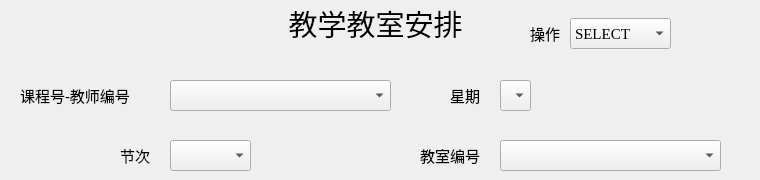
    <widget class="QWidget" name="page_ttr">
     <widget class="QLabel" name="label_ttrdayno">
      <property name="geometry">
       <rect>
        <x>450</x>
        <y>80</y>
        <width>51</width>
        <height>31</height>
       </rect>
      </property>
      <property name="font">
       <font>
        <family>Microsoft YaHei UI</family>
        <pointsize>11</pointsize>
       </font>
      </property>
      <property name="text">
       <string>星期</string>
      </property>
     </widget>
     <widget class="QComboBox" name="comboBox_ttr">
      <property name="geometry">
       <rect>
        <x>570</x>
        <y>18</y>
        <width>101</width>
        <height>31</height>
       </rect>
      </property>
      <property name="font">
       <font>
        <family>Times New Roman</family>
        <pointsize>11</pointsize>
       </font>
      </property>
      <item>
       <property name="text">
        <string>SELECT</string>
       </property>
      </item>
      <item>
       <property name="text">
        <string>INSERT</string>
       </property>
      </item>
      <item>
       <property name="text">
        <string>DELETE</string>
       </property>
      </item>
     </widget>
     <widget class="QLabel" name="label_ttrrid">
      <property name="geometry">
       <rect>
        <x>420</x>
        <y>140</y>
        <width>71</width>
        <height>31</height>
       </rect>
      </property>
      <property name="font">
       <font>
        <family>Microsoft YaHei UI</family>
        <pointsize>11</pointsize>
       </font>
      </property>
      <property name="text">
       <string>教室编号</string>
      </property>
     </widget>
     <widget class="QLabel" name="label_ttr_combo">
      <property name="geometry">
       <rect>
        <x>530</x>
        <y>23</y>
        <width>41</width>
        <height>21</height>
       </rect>
      </property>
      <property name="font">
       <font>
        <family>Microsoft YaHei UI</family>
        <pointsize>11</pointsize>
       </font>
      </property>
      <property name="text">
       <string>操作</string>
      </property>
     </widget>
     <widget class="QComboBox" name="comboBox_ttr_cidtid">
      <property name="geometry">
       <rect>
        <x>170</x>
        <y>80</y>
        <width>221</width>
        <height>31</height>
       </rect>
      </property>
      <property name="font">
       <font>
        <family>Times New Roman</family>
        <pointsize>11</pointsize>
       </font>
      </property>
     </widget>
     <widget class="QLabel" name="label_ttr">
      <property name="geometry">
       <rect>
        <x>0</x>
        <y>3</y>
        <width>751</width>
        <height>41</height>
       </rect>
      </property>
      <property name="font">
       <font>
        <family>Microsoft YaHei UI</family>
        <pointsize>22</pointsize>
        <weight>50</weight>
        <bold>false</bold>
       </font>
      </property>
      <property name="text">
       <string>教学教室安排</string>
      </property>
      <property name="alignment">
       <set>Qt::AlignCenter</set>
      </property>
     </widget>
     <widget class="QLabel" name="label_ttr_cidtid">
      <property name="geometry">
       <rect>
        <x>20</x>
        <y>80</y>
        <width>141</width>
        <height>31</height>
       </rect>
      </property>
      <property name="font">
       <font>
        <family>Microsoft YaHei UI</family>
        <pointsize>11</pointsize>
       </font>
      </property>
      <property name="text">
       <string>课程号-教师编号</string>
      </property>
     </widget>
     <widget class="QComboBox" name="comboBox_ttrdayno">
      <property name="geometry">
       <rect>
        <x>500</x>
        <y>80</y>
        <width>31</width>
        <height>31</height>
       </rect>
      </property>
      <property name="font">
       <font>
        <family>Times New Roman</family>
        <pointsize>11</pointsize>
       </font>
      </property>
      <item>
       <property name="text">
        <string/>
       </property>
      </item>
      <item>
       <property name="text">
        <string>1</string>
       </property>
      </item>
      <item>
       <property name="text">
        <string>2</string>
       </property>
      </item>
      <item>
       <property name="text">
        <string>3</string>
       </property>
      </item>
      <item>
       <property name="text">
        <string>4</string>
       </property>
      </item>
      <item>
       <property name="text">
        <string>5</string>
       </property>
      </item>
      <item>
       <property name="text">
        <string>6</string>
       </property>
      </item>
      <item>
       <property name="text">
        <string>7</string>
       </property>
      </item>
     </widget>
     <widget class="QComboBox" name="comboBox_ttrclassno">
      <property name="geometry">
       <rect>
        <x>170</x>
        <y>140</y>
        <width>81</width>
        <height>31</height>
       </rect>
      </property>
      <property name="font">
       <font>
        <family>Times New Roman</family>
        <pointsize>11</pointsize>
       </font>
      </property>
      <item>
       <property name="text">
        <string/>
       </property>
      </item>
      <item>
       <property name="text">
        <string>1(1~2节)</string>
       </property>
      </item>
      <item>
       <property name="text">
        <string>2(3~4节)</string>
       </property>
      </item>
      <item>
       <property name="text">
        <string>3(5~6节)</string>
       </property>
      </item>
      <item>
       <property name="text">
        <string>4(7~8节)</string>
       </property>
      </item>
      <item>
       <property name="text">
        <string>5(9~10节)</string>
       </property>
      </item>
      <item>
       <property name="text">
        <string>6(11~12节)</string>
       </property>
      </item>
     </widget>
     <widget class="QLabel" name="label_ttrclassno">
      <property name="geometry">
       <rect>
        <x>120</x>
        <y>140</y>
        <width>41</width>
        <height>31</height>
       </rect>
      </property>
      <property name="font">
       <font>
        <family>Microsoft YaHei UI</family>
        <pointsize>11</pointsize>
       </font>
      </property>
      <property name="text">
       <string>节次</string>
      </property>
     </widget>
     <widget class="QComboBox" name="comboBox_ttrrid">
      <property name="geometry">
       <rect>
        <x>500</x>
        <y>140</y>
        <width>221</width>
        <height>31</height>
       </rect>
      </property>
      <property name="font">
       <font>
        <family>Times New Roman</family>
        <pointsize>11</pointsize>
       </font>
      </property>
     </widget>
    </widget>
